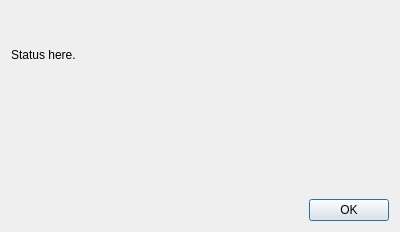
<?xml version="1.0" encoding="UTF-8"?>
<ui version="4.0">
 <class>ProcessDialog</class>
 <widget class="QDialog" name="ProcessDialog">
  <property name="geometry">
   <rect>
    <x>0</x>
    <y>0</y>
    <width>400</width>
    <height>232</height>
   </rect>
  </property>
  <property name="sizePolicy">
   <sizepolicy hsizetype="Minimum" vsizetype="Minimum">
    <horstretch>0</horstretch>
    <verstretch>0</verstretch>
   </sizepolicy>
  </property>
  <property name="windowTitle">
   <string>Dialog</string>
  </property>
  <layout class="QVBoxLayout" name="verticalLayout">
   <item>
    <widget class="QLabel" name="StatusLabel">
     <property name="text">
      <string>Status here.</string>
     </property>
    </widget>
   </item>
   <item>
    <widget class="QLabel" name="StatusLabel_2">
     <property name="text">
      <string/>
     </property>
    </widget>
   </item>
   <item>
    <layout class="QHBoxLayout" name="horizontalLayout">
     <item>
      <spacer name="horizontalSpacer">
       <property name="orientation">
        <enum>Qt::Horizontal</enum>
       </property>
       <property name="sizeHint" stdset="0">
        <size>
         <width>40</width>
         <height>20</height>
        </size>
       </property>
      </spacer>
     </item>
     <item>
      <widget class="QPushButton" name="ConfirmButton">
       <property name="text">
        <string>OK</string>
       </property>
      </widget>
     </item>
    </layout>
   </item>
  </layout>
 </widget>
 <resources/>
 <connections>
  <connection>
   <sender>ConfirmButton</sender>
   <signal>clicked()</signal>
   <receiver>ProcessDialog</receiver>
   <slot>accept()</slot>
   <hints>
    <hint type="sourcelabel">
     <x>347</x>
     <y>169</y>
    </hint>
    <hint type="destinationlabel">
     <x>199</x>
     <y>115</y>
    </hint>
   </hints>
  </connection>
 </connections>
</ui>
